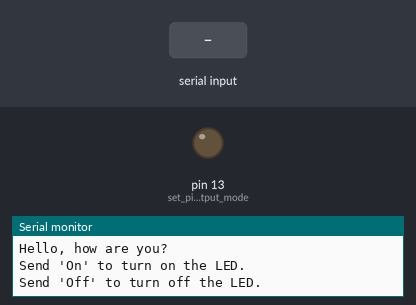
The sketch below on a simulated Arduino Uno, built with avr-gcc and run on an emulated ATmega328P. On the bench: output pins drawn as LEDs (lit = HIGH), the last lines printed to the serial monitor. The inputs (shaded band) are chosen by the test bench.

Above: at 1.2 s.
1.3 s: "On" received over Serial
At 2.4 s:
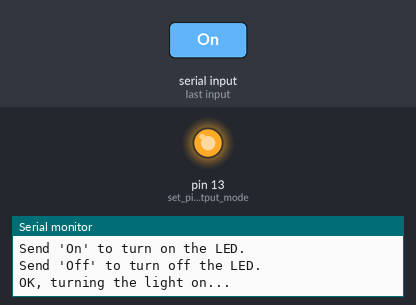
2.8 s: "Off" received over Serial
At 3.6 s:
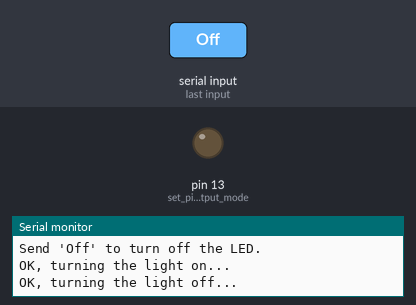
Timing chart, 0 to 5.8 s (numbered marks = the images above; inputs shaded):
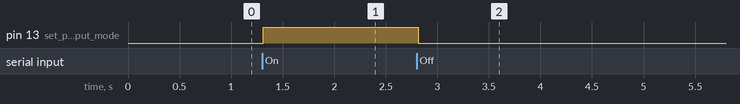

Measured:
- after the input at 1.3 s, pin 13 (set_pin_13_to_output_mode): LOW → HIGH at once
- after the input at 2.8 s, pin 13 (set_pin_13_to_output_mode): HIGH → LOW at once

The sketch:

serialBlink.ino
```cpp
void setup() {
  // put your setup code here, to run once:
  Serial.begin(9600); // activates serial connection in USB port and sets baud rate to 9600
  Serial.setTimeout(10); // makes Arduino scan the serial buffer every ten milliseconds
  Serial.println("Hello, how are you?"); // say "Hello, how are you?" when it first boots up
  Serial.println("Send 'On' to turn on the LED."); // tells user to use command On to turn light on
  Serial.println("Send 'Off' to turn off the LED."); // tells user to use command Off to turn light off
  pinMode(13, OUTPUT); // set pin 13 to output mode
}

void loop() {
  // put your main code here, to run repeatedly:
  if (Serial.available() > 0) { // checks to see if anything is in the serial buffer
    String command; // create String variable comments
    command = Serial.readString(); // reads contents of serial buffer and stores them as command variable
    if (command == "On") { // lines beneath are true if the command variable is On
      Serial.println("OK, turning the light on..."); // makes serial monitor say "OK, turning the light on..."
      digitalWrite(13, HIGH); // turns light on
    }
    else if (command == "Off") { // lines beneath are true if the command variable is Off
      Serial.println("OK, turning the light off..."); // makes serial monitor say "OK, turning the light off..."
      digitalWrite(13, LOW); // turns light off
    }
  }
}
```
